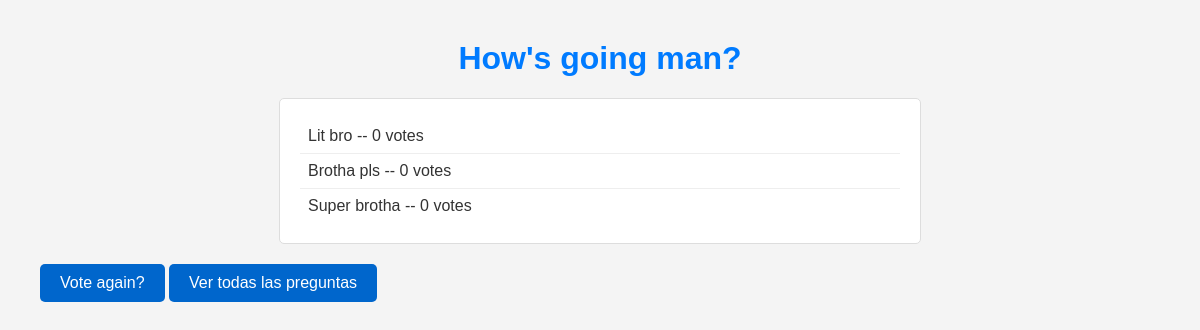
The page /votaciones/3/results/ (signed in) on the database its author committed.
### votaciones/models.py (models this page shows, shortened)
class Question(models.Model):
    question_text = models.CharField(max_length=200)
    pub_date = models.DateTimeField("date published")

class Choice(models.Model):
    question = models.ForeignKey(Question, on_delete=models.CASCADE)
    choice_text = models.CharField(max_length=200)
    votes = models.IntegerField(default=0)

### votaciones/views.py (the view)
# urls.py: path("<int:pk>/results/",views.ResultsView.as_view(), name="results"),
class ResultsView(LoginRequiredMixin, generic.DetailView):
   model = Question
   template_name = "votaciones/results.html"

### votaciones/templates/votaciones/results.html
{% load static %}
<link rel="stylesheet" href="{% static 'votaciones/results.css' %}" />
<h1>{{ question.question_text }}</h1>
<ul>
  {% for choice in question.choice_set.all %}
  <li>
    {{ choice.choice_text }} -- {{ choice.votes }}
    vote{{choice.votes|pluralize}}
  </li>
  {% endfor %}
</ul>
<a href="{% url 'votaciones:detail' question.id %}">Vote again?</a>
<a href="{% url 'votaciones:index' %}">Ver todas las preguntas</a>

### votaciones/static/votaciones/results.css (style rules this page uses)
h1 { color: #007bff; text-align: center; }
ul { list-style-type: none; padding: 0; max-width: 600px; margin: auto; background-color: #ffffff; border: 1px solid #dddddd; padding: 20px; border-radius: 5px; }
li { padding: 8px; border-bottom: 1px solid #eeeeee; }
li:last-child { border-bottom: none; }
a { display: inline-block; background-color: #06c; color: white; padding: 10px 20px; border-radius: 5px; text-decoration: none; text-align: center; margin: 20px auto; width: fit-content; }

### rows shown on the page
Question: question_text "How's going man?"
Choice: choice_text "Lit bro", votes "0"
Choice: choice_text "Brotha pls", votes "0"
Choice: choice_text "Super brotha", votes "0"
